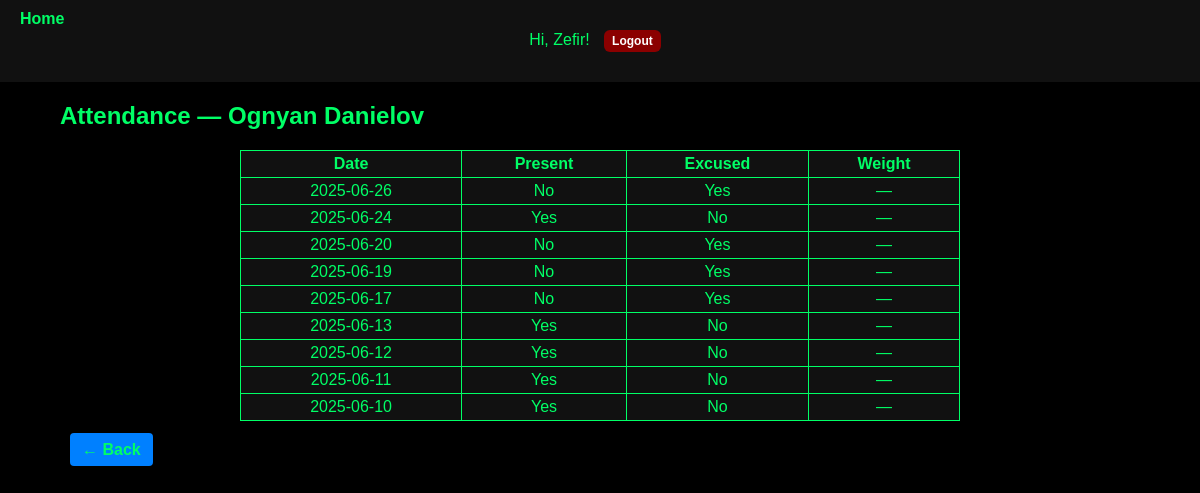
Page /parent/2/attendance/ (signed in) on the earlier database version.
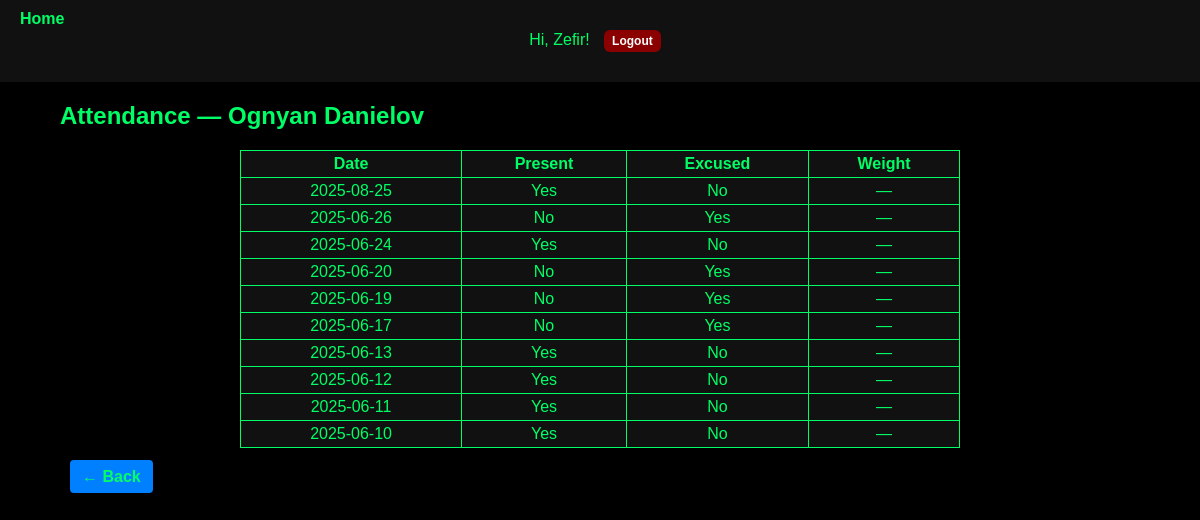
Same page on the later database version.
### BoxersPresenceApp/models.py (models this page shows, shortened)
class Attendance(models.Model):
    boxer = models.ForeignKey(Boxer, on_delete=models.CASCADE, related_name="attendance")
    date = models.DateField(default=timezone.now)
    is_present = models.BooleanField(default=False)
    is_excused = models.BooleanField(default=False)
    class Meta:
        unique_together = ("boxer", "date")
        ordering = ["-date"]

### BoxersPresenceApp/views.py (the view)
# urls.py: path('parent/<int:boxer_id>/attendance/', ParentAttendanceView.as_view(), name='parent_attendance'),
class ParentAttendanceView(LoginRequiredMixin, TemplateView):
    template_name = 'parent/attendance.html'
    def get(self, request, boxer_id, *args, **kwargs):
        boxer = get_object_or_404(Boxer, id=boxer_id)
        if not user_can_view_boxer(request.user, boxer):
            raise PermissionDenied("You cannot view this boxer.")
        records = Attendance.objects.filter(boxer=boxer).order_by('-date')
        return render(request, self.template_name, {'boxer': boxer, 'records': records})

### BoxersPresenceApp/context_processors.py (called while the page is built)
def role_flags(request):
    is_parent = False
    if getattr(request, "user", None) and request.user.is_authenticated:
        try:
            request.user.parent_profile
            is_parent = True
        except ParentProfile.DoesNotExist:
            pass
    return {"is_parent": is_parent}

### BoxersPresenceApp/views.py (called while the page is built)
def user_can_view_boxer(user, boxer):
    if not user.is_authenticated:
        return False
    if user.is_superuser or getattr(boxer, 'coach_id', None) == user.id:
        return True
    try:
        return user.parent_profile.children.filter(id=boxer.id).exists()
    except ParentProfile.DoesNotExist:
        return False

### templates/parent/attendance.html
{% extends "base.html" %}
{% block content %}
<h2>Attendance — {{ boxer.name }}</h2>
<table border="1" style="border-collapse:collapse; width:100%; max-width:720px;">
  <thead>
    <tr>
      <th>Date</th>
      <th>Present</th>
      <th>Excused</th>
      <th>Weight</th>
    </tr>
  </thead>
  <tbody>
    {% for r in records %}
      <tr>
        <td>{{ r.date|date:"Y-m-d" }}</td>
        <td>{% if r.is_present %}Yes{% else %}No{% endif %}</td>
        <td>{% if r.is_excused %}Yes{% else %}No{% endif %}</td>
        <td>{% if r.weight %}{{ r.weight }} kg{% else %}—{% endif %}</td>
      </tr>
    {% empty %}
      <tr><td colspan="4">No attendance records yet.</td></tr>
    {% endfor %}
  </tbody>
</table>
<p style="margin-top:12px;"><a class="btn" href="{% url 'parent_home' %}">← Back</a></p>
{% endblock %}

Differences in the rows shown:
added Attendance: date "2025-08-25", is_present "Yes", is_excused "No"
